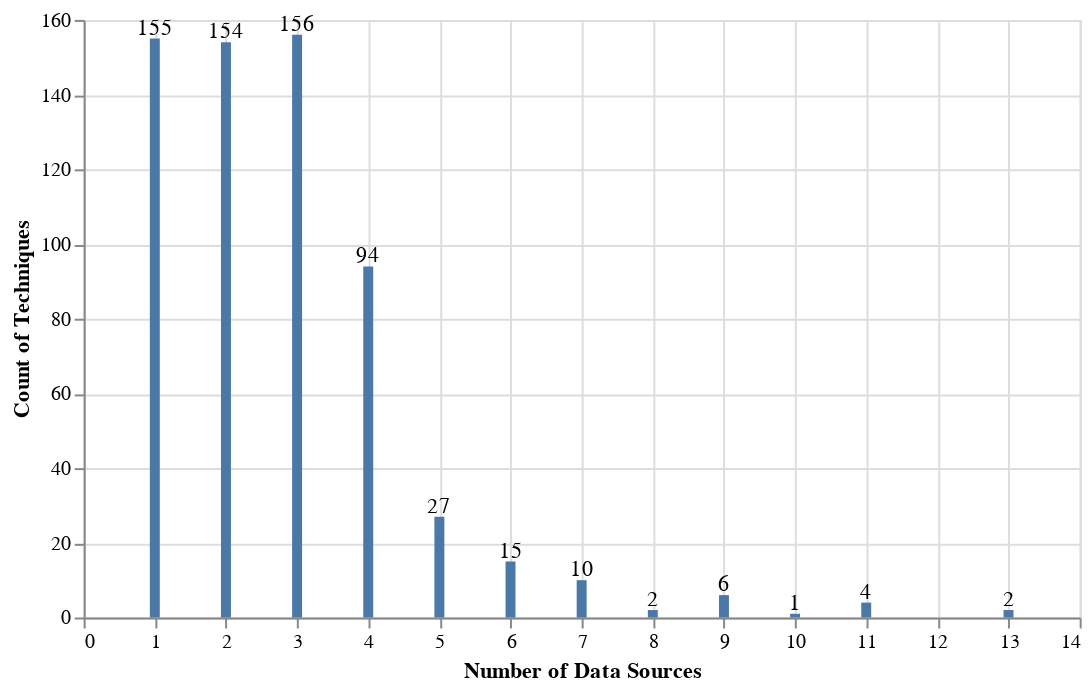

The notebook cell this image was saved under:
### Markdown cell above
Although identifying the data sources with the highest number of techniques is a good start, they usually do not work alone. You might be collecting **Process Monitoring** already but you might be still missing a lot of context from a data perspective.

### Code cell
data_source_distribution_2 = pandas.DataFrame({
    'Techniques': list(techniques_data_source_3.groupby(['technique'])['technique'].count().keys()),
    'Count of Data Sources': techniques_data_source_3.groupby(['technique'])['technique'].count().tolist()})

data_source_distribution_3 = pandas.DataFrame({
    'Number of Data Sources': list(data_source_distribution_2.groupby(['Count of Data Sources'])['Count of Data Sources'].count().keys()),
    'Count of Techniques': data_source_distribution_2.groupby(['Count of Data Sources'])['Count of Data Sources'].count().tolist()})

bars = alt.Chart(data_source_distribution_3).mark_bar().encode(x ='Number of Data Sources',y='Count of Techniques').properties(width=500)
text = bars.mark_text(align='center',baseline='middle',dx=0,dy=-5).encode(text='Count of Techniques')
bars + text

### Figure 1 — Vega-Lite specification as saved in the notebook (floating-point values rounded to 4 significant figures)
{"config": {"view": {"continuousWidth": 300, "continuousHeight": 300}}, "layer": [{"mark": {"type": "bar"}, "encoding": {"x": {"field": "Number of Data Sources", "type": "quantitative"}, "y": {"field": "Count of Techniques", "type": "quantitative"}}}, {"mark": {"type": "text", "align": "center", "baseline": "middle", "dx": 0, "dy": -5}, "encoding": {"text": {"field": "Count of Techniques", "type": "quantitative"}, "x": {"field": "Number of Data Sources", "type": "quantitative"}, "y": {"field": "Count of Techniques", "type": "quantitative"}}}], "data": {"name": "data-ffe9e82a841b42d7e7713d3dc0b9f971"}, "width": 500, "$schema": "https://vega.github.io/schema/vega-lite/v5.17.0.json", "datasets": {"data-ffe9e82a841b42d7e7713d3dc0b9f971": [{"Number of Data Sources": 1, "Count of Techniques": 155}, {"Number of Data Sources": 2, "Count of Techniques": 154}, {"Number of Data Sources": 3, "Count of Techniques": 156}, {"Number of Data Sources": 4, "Count of Techniques": 94}, {"Number of Data Sources": 5, "Count of Techniques": 27}, {"Number of Data Sources": 6, "Count of Techniques": 15}, {"Number of Data Sources": 7, "Count of Techniques": 10}, {"Number of Data Sources": 8, "Count of Techniques": 2}, {"Number of Data Sources": 9, "Count of Techniques": 6}, {"Number of Data Sources": 10, "Count of Techniques": 1}, {"Number of Data Sources": 11, "Count of Techniques": 4}, {"Number of Data Sources": 13, "Count of Techniques": 2}]}}
